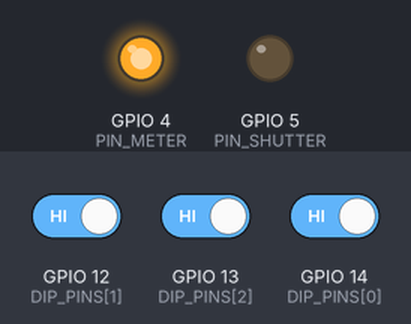
Recording of a sketch running on a simulated ESP8266 (Wemos D1 mini). Shown: output pins drawn as LEDs (lit = HIGH). Inputs (shaded band) come from the test bench; at power-on: GPIO 12 (DIP_PINS[1]) HIGH, GPIO 13 (DIP_PINS[2]) HIGH, GPIO 14 (DIP_PINS[0]) HIGH.

Above: at 0.2 s.
At 22.8 s:
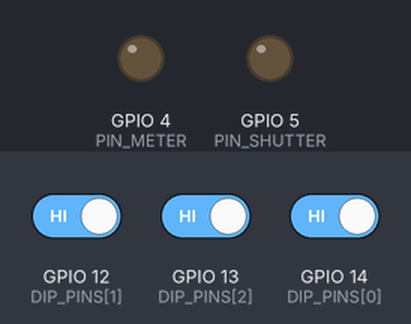
At 45.45 s:
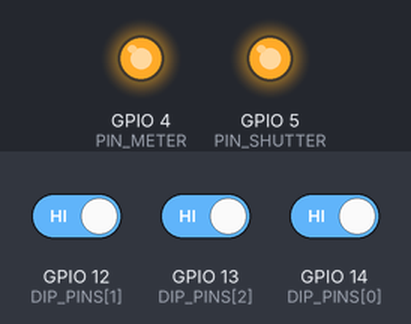
Timing chart, 0 to 58.6 s (numbered marks = the images above):
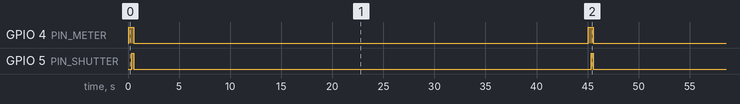

The sketch:

sketch_Canon10D_v2.ino
```cpp
// Disparador / intervalometro Canon - Wemos D1 mini (ESP8266)
// As chaves sao lidas uma vez no boot. Para mudar o tempo: troque a chave e aperte RESET.
// Chaves 2, 3 e 4 do DIP = 2 s, 7 s, 20 s. Todas desligadas = 45 s.
// A chave 1 (GPIO16) nao e usada. Se mais de uma estiver ligada, vale a de menor numero.

#include <ESP8266WiFi.h>

const uint8_t PIN_METER   = 4;   // opto do meter (foco/fotometria)
const uint8_t PIN_SHUTTER = 5;   // opto do shutter

const uint8_t  N_CHAVES = 3;
const uint8_t  DIP_PINS[N_CHAVES]  = {14, 12, 13};
const uint32_t TEMPOS_MS[N_CHAVES] = {2000, 7000, 20000};
const uint32_t TEMPO_PADRAO_MS     = 45000;  // nenhuma chave ligada

const uint32_t PRE_FOCO_MS = 300;  // meter ativo antes do shutter
const uint32_t PULSO_MS    = 200;  // duracao do pulso de shutter

uint32_t intervalo = TEMPO_PADRAO_MS;

void disparar() {
  digitalWrite(PIN_METER, HIGH);
  delay(PRE_FOCO_MS);
  digitalWrite(PIN_SHUTTER, HIGH);
  delay(PULSO_MS);
  digitalWrite(PIN_SHUTTER, LOW);
  digitalWrite(PIN_METER, LOW);
}

void setup() {
  WiFi.mode(WIFI_OFF);

  pinMode(PIN_METER, OUTPUT);
  pinMode(PIN_SHUTTER, OUTPUT);
  digitalWrite(PIN_METER, LOW);
  digitalWrite(PIN_SHUTTER, LOW);

  for (uint8_t i = 0; i < N_CHAVES; i++) pinMode(DIP_PINS[i], INPUT_PULLUP);
  delay(50);

  for (uint8_t i = 0; i < N_CHAVES; i++) {
    if (digitalRead(DIP_PINS[i]) == LOW) {  // chave ligada = LOW
      intervalo = TEMPOS_MS[i];
      break;
    }
  }
}

void loop() {
  disparar();
  delay(intervalo - PRE_FOCO_MS - PULSO_MS);  // intervalo total de disparo a disparo
}
```

Measured:
- by itself, GPIO 4 (PIN_METER): alternates HIGH for 0.50 s and LOW for 44.5 s
- by itself, GPIO 5 (PIN_SHUTTER): alternates HIGH for 0.20 s and LOW for 44.8 s
- by itself, everything shown: repeats every 45.0 s, in 3 steps
